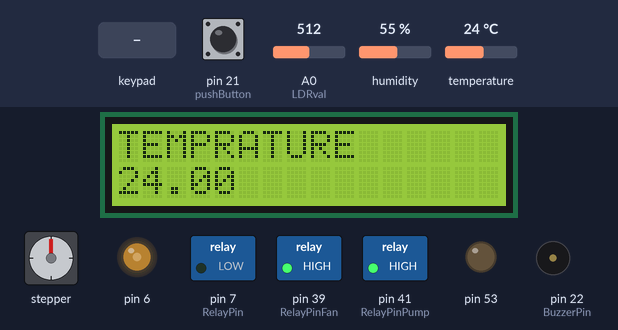
A sketch run on a simulated Arduino Mega 2560, built with avr-gcc and run on an emulated ATmega2560. Shown: stepper motor, 16×2 character LCD, switched loads named in the sketch (green lamp = pin HIGH), output pins drawn as LEDs (lit = HIGH), buzzer (waves = sounding, pin HIGH). Wiring (inferred from the names in the program): stepper motor driver (200 steps per turn assumed): step pin 8; direction pin 9. The test bench sets the inputs (shaded band); at power-on: humidity 55 %, A0 (LDRval) = 512, pin 21 (pushButton) LOW, temperature 24 °C. The local clock reads 2024-03-15 10:24:30 at power-on unless the sketch sets it; storage starts empty; what the sketch prints to the serial monitor is not drawn.

Above: at 1.2 s.
1.3 s: humidity set to 88 %
11.7 s: A0 (LDRval) set to 75
At 17.4 s:
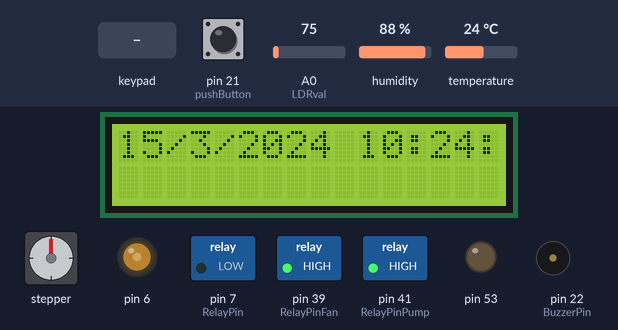
22.8 s: pin 21 (pushButton) pulled HIGH for 3 s
At 23.9 s:
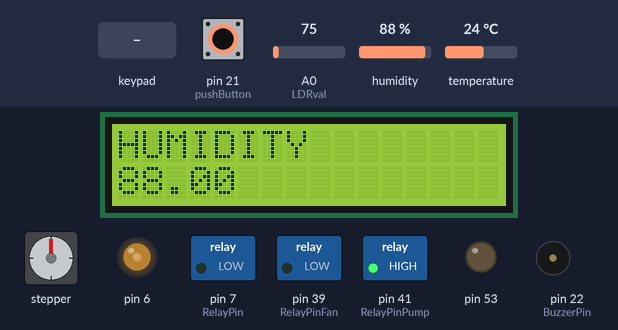
33.2 s: keypad keys 4 6 4 4 4 2 4 0 # pressed 1.5 s apart
At 33.7 s:
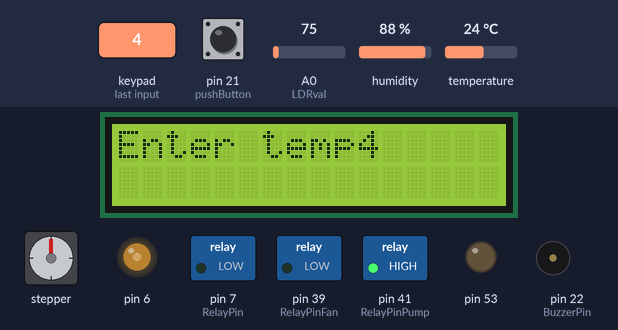
48.2 s: key '#' pressed
At 48.8 s:
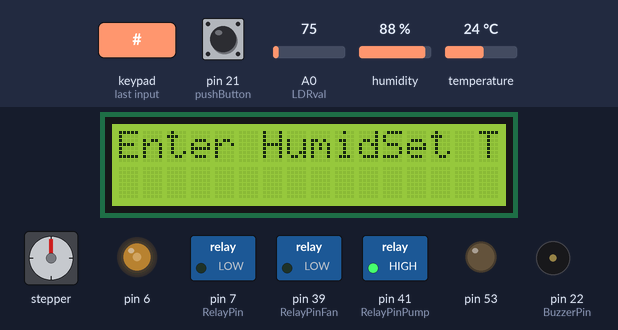
Timing chart, 0 to 51.2 s (numbered marks = the images above; inputs shaded):
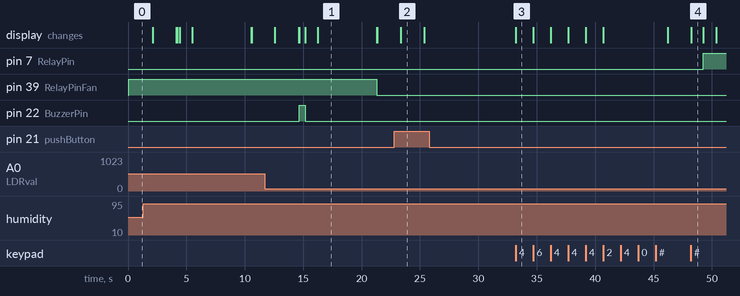

Measured:
- after the input at 11.7 s, pin 39 (RelayPinFan): HIGH → LOW after 9.6 s instead of 9.3 s; pin 22 (BuzzerPin): LOW → HIGH after 3.0 s, → LOW 0.50 s later
- after the input at 22.8 s, pin 22 (BuzzerPin): stays LOW (without the input it goes to HIGH after 2.6 s)
- after the input at 33.2 s, the display: changes at once (image 3)
- after the input at 48.2 s, pin 7 (RelayPin): LOW → HIGH after 1.1 s; the display: changes at once (image 4)
- what the display in image 1 shows lasts 5.1 s, from 16.2 s to 21.3 s
- what the display in image 2 shows lasts 2.1 s, from 23.3 s to 25.4 s
- what the display in image 4 shows lasts 1.1 s, from 48.2 s to 49.3 s

The sketch:

Code.ino
```cpp
   // LCD INITIALIZATION
   #include <dht.h>
   #include <LiquidCrystal.h>
   int Contrast=100;
   LiquidCrystal lcd(12, 11, 5, 4, 3, 2);
   #define dht_dpin A1 //no ; here. Set equal to channel sensor is on
   dht DHT;
   int Temp=0;
   int Humid=0;
   int MaxTempVal=37;
   int MaxHumidVal=85;
   int RelayPinFan=39;
   int RelayPinPump=41;
   int pushButton = 21;
   volatile byte state = LOW;


   // SD INITIALIZATION
   #include<SD.h>
   #include <SPI.h>

   const int cs = 53;
   File myFile;

   // MOTOR PINS INITILIZATION
   const int stepPin = 8;
   const int dirPin = 9;

   // BUZZER PIN INITILIZATION
   const int BuzzerPin =  22;

   // RELAY PIN INITILIZATION
   const int RelayPin =  7;

   // KEYPAD INITILIZATION
   #include <Keypad.h>
   const byte ROWS = 4; //four rows
   const byte COLS = 3; //three columns
   char keys[ROWS][COLS] = {
    {'1','2','3'},
    {'4','5','6'},
    {'7','8','9'},
    {'*','0','#'}
    };
    byte rowPins[ROWS] = {46, 44, 42, 40}; //connect to the row pinouts of the keypad
    byte colPins[COLS] = {38, 36, 34}; //connect to the column pinouts of the keypad
    Keypad keypad = Keypad( makeKeymap(keys), rowPins, colPins, ROWS, COLS );


    //DS1302 INITIALIZATION
    #include  <virtuabotixRTC.h>  //Library used
    virtuabotixRTC myRTC( 31, 29,27); //If you change the wiring change the pins here also


void setup() {
  //This is to set the time of clock
  // myRTC.setDS1302Time(30, 22, 10, 6,5, 5, 2018);  //Here you write your actual time/date as shown above
                                                   //but remember to "comment/remove" this function once you're done
                                                   //The setup is done only one time and the module will continue counting it automatically


  //Serail Monitor INITIALIZATION
  Serial.begin(9600);

  // LCD INITIALIZATION
   analogWrite(6,Contrast);
   lcd.begin(16, 2);

  // SD INITIALIZATION
  pinMode(53, OUTPUT);

  // SETTING MOTOR PINS AS OUTPUT
  pinMode(stepPin,OUTPUT);
  pinMode(dirPin,OUTPUT);

  // SETTING buzzer PIN AS OUTPUT
  pinMode(BuzzerPin,OUTPUT);

  // SETTING RELAY PIN AS OUTPUT
  pinMode(RelayPin,OUTPUT);
  pinMode(RelayPinFan, OUTPUT);
  pinMode(RelayPinPump, OUTPUT);
  digitalWrite(RelayPinFan, HIGH);
  digitalWrite(RelayPinPump, HIGH);
   pinMode(pushButton, INPUT);

  // see if the card is present
  if (!SD.begin(cs))
  {
    Serial.println("Card failed to initialize, or not present");

    return;
  }
  Serial.println("card initialized.");

  //Setting up keypad
  keypad.addEventListener(keypadEvent); // Add an event listener for this keypad


}


void loop() {

//Shows the values of DHT11 on LCD.
ShowingValLcd();

//Check from keypad.
CheckKeypad();

//Checking the sd card values.
SDCardVal();

//Checking LDR values, for Bulbs feed back
LDRval();

//Motor Rotate
MotorRotate();

//Clock Time checking
Clock();

//Clock Time checking
CheckHumidity();

//Getting Kepad key
char key = keypad.getKey();
  if (key) {
     Serial.println(key);
  }

}


////////////Shows the values of DHT11 on LCD.////////////////////////////////////
void ShowingValLcd()
{

    DHT.read11(dht_dpin);
    lcd.setCursor(0, 0);
    lcd.print( "TEMPRATURE");
    lcd.setCursor(0, 1);
    lcd.print(DHT.temperature);
    delay(2000);
    lcd.clear();

    lcd.setCursor(0, 0);
    lcd.print( "HUMIDITY");
    lcd.setCursor(0, 1);
    lcd.print(DHT.humidity);
    delay(2000);
    lcd.clear();
    //Setting temperature values
    Temp=DHT.temperature;
    Humid=DHT.humidity;

  }


//////////print time to Serial////////////////////////////////////////////////////////////
void Clock()
{
   // This allows for the update of variables for time or accessing the individual elements.
  myRTC.updateTime();

  // Start printing elements as individuals
  Serial.print("Current Date / Time: ");
  Serial.print(myRTC.dayofmonth);             //You can switch between day and month if you're using American system
  Serial.print("/");
  Serial.print(myRTC.month);
  Serial.print("/");
  Serial.print(myRTC.year);
  Serial.print(" ");
  Serial.print(myRTC.hours);
  Serial.print(":");
  Serial.print(myRTC.minutes);
  Serial.print(":");
  Serial.println(myRTC.seconds);

  // Delay so the program doesn't print non-stop
  delay(1000);

  lcd.clear();
  lcd.print(myRTC.dayofmonth);             //You can switch between day and month if you're using American system
  lcd.print("/");
  lcd.print(myRTC.month);
  lcd.print("/");
  lcd.print(myRTC.year);
  lcd.print(" ");
  lcd.print(myRTC.hours);
  lcd.print(":");
  lcd.print(myRTC.minutes);
  lcd.print(":");
  lcd.println(myRTC.seconds);
  delay(5000);

  int dcPump=0;
  if(myRTC.hours==11)
  {
   dcPump=1;
    }

    else if(myRTC.hours==12 && dcPump==1){
    Serial.println("This is the hour. Time to turn on DC PUMP");
    digitalWrite(RelayPinPump,LOW);
    delay(5000);
    digitalWrite(RelayPinPump,HIGH);
    dcPump=0;
      }
   else{
     Serial.println("NO need to turn on DC PUMP");
    digitalWrite(RelayPinPump,HIGH);
    }

  }


////////////////////Checking the sd card values.////////////////////////////////
void SDCardVal()
{
   if (SD.exists("example.txt")) {
    Serial.println("example.txt exists.");
    lcd.clear();
    lcd.print("Card working");

  } else {
    Serial.println("example.txt doesn't exist.");
  }


  myFile = SD.open("example.txt", FILE_WRITE);
  myFile.println("temperature");
  myFile.println(Temp);
  myFile.println("Humidity");
  myFile.println(Humid);
  myFile.close();

//  // re-open the file for reading:
//  myFile = SD.open("example.txt");
//  if (myFile) {
//    Serial.println("example.txt:");
//
//    // read from the file until there's nothing else in it:
//    Serial.println("READING");
//    while (myFile.available()) {
//
//      Serial.write(myFile.read());
//    }
//    Serial.println("############# End of reading SD card #################");
//    // close the file:
//    myFile.close();
//  } else {
//    // if the file didn't open, print an error:
//    Serial.println("error opening test.txt");
//  }

  }


//////////////////Checking LDR values, for Bulbs feed back////////////////////////////
void LDRval()
{

int LDR = analogRead(A0);
String stringOne = "LDR value: ";
String stringThree = stringOne + LDR;
Serial.println(stringThree);
stringOne = "Temperature value: ";
stringThree = stringOne + Temp;
Serial.println(stringThree);
stringOne = "Humidity value: ";
stringThree = stringOne + Humid;
Serial.println(stringThree);
lcd.clear();
lcd.print("LDR");
lcd.print(LDR);


if(Temp<MaxTempVal)
{
digitalWrite(RelayPin,LOW); //HERE BULB GETS ON
//digitalWrite(RelayPinFan,LOW); //HERE FAN GETS ON
if((LDR<120))
  {
    Serial.println("Bulb is fused");
     //Turn buzzer on
     Serial.println(LDR);
    digitalWrite(BuzzerPin,HIGH); //This will turn buzzer on
     delay(500);
    digitalWrite(BuzzerPin,LOW); //This will turn buzzer on
    lcd.clear();
    lcd.print("BULB FUSED");

    }
else if((LDR>120)) {
      Serial.println("Bulb is working good");
       //digitalWrite(BuzzerPin,LOW); //This will turn buzzer off
       //No buzzer on
      Serial.println(LDR);
      delay(200);
      lcd.clear();
      lcd.print("BULB WORKING");
      }
else{
         Serial.println("Nothing");
         delay(200);
     }
}

else{
  digitalWrite(RelayPin,HIGH);

  }

  }


  // Taking care of some special events of KeyPAD.
void keypadEvent(KeypadEvent key){
    switch (keypad.getState()){
    case PRESSED:
        if (key == '#') {
            Serial.println("HASH LONG CLICKED");

        }
        break;

    case RELEASED:
        if (key == '*') {
           Serial.println("STAR click Relaeased");
        }
        break;

    case HOLD:
        if (key == '*') {
            Serial.println("STAR click HOLD");
        }
        break;
    }
}


//////////////////MOTOR ROTATION CODE////////////////////////////
void MotorRotate(){
    //Rotating motor to 30 degree

    int ToRotate=0;
// //Rotating motor to 30 degree
//    digitalWrite(dirPin,HIGH); // On high anti-clockwise Enables the motor to move in a particular direction
//  // Makes 200 pulses for making one full cycle rotation
//  for(int x = 0; x < 250; x++) {
//    digitalWrite(stepPin,HIGH);
//    delayMicroseconds(500);
//    digitalWrite(stepPin,LOW);
//    delayMicroseconds(500);
//  }
//  delay(1000); // One second delay


//  digitalWrite(dirPin,LOW); //Changes the rotations direction
//  // Makes 400 pulses for making two full cycle rotation
//  for(int x = 0; x < 250; x++) {
//    digitalWrite(stepPin,HIGH);
//    delayMicroseconds(500);
//    digitalWrite(stepPin,LOW);
//    delayMicroseconds(500);
//  }
//  delay(1000);
if(myRTC.hours==6 || myRTC.hours ==13 || myRTC.hours|| 20)
{
 Serial.println("in next hour we have to rotate the motor. so setting up the variable");
 ToRotate=1;
  }
  if((myRTC.hours==7 && ToRotate==1)|| (myRTC.hours ==14 && ToRotate==1)|| (myRTC.hours==21&& ToRotate==1))
  {
  //Rotating motor to 30 degree
    lcd.clear();
    lcd.print("MOTOR ROTATING");
  //Go to 30 degree clockwise
  digitalWrite(dirPin,HIGH); // Enables the motor to move in a particular direction
  // Makes 200 pulses for making one full cycle rotation
  for(int x = 0; x < 180; x++) {
    digitalWrite(stepPin,HIGH);
    delayMicroseconds(2000);
    digitalWrite(stepPin,LOW);
    delayMicroseconds(2000);
  }
  delay(1000); // One second delay

  //Return back to zero degree
  digitalWrite(dirPin,LOW); //Changes the rotations direction
  // Makes 400 pulses for making two full cycle rotation
  for(int x = 0; x < 180; x++) {
    digitalWrite(stepPin,HIGH);
    delayMicroseconds(2000);
    digitalWrite(stepPin,LOW);
    delayMicroseconds(2000);
  }
  delay(1000);

  //Go 30 degree anticlockwise
    digitalWrite(dirPin,LOW); //Changes the rotations direction
  // Makes 400 pulses for making two full cycle rotation
  for(int x = 0; x < 180; x++) {
    digitalWrite(stepPin,HIGH);
    delayMicroseconds(2000);
    digitalWrite(stepPin,LOW);
    delayMicroseconds(2000);
  }
  delay(1000);

   //comeback to zero degrees
   digitalWrite(dirPin,HIGH); // Enables the motor to move in a particular direction
  // Makes 200 pulses for making one full cycle rotation
  for(int x = 0; x < 180; x++) {
    digitalWrite(stepPin,HIGH);
    delayMicroseconds(2000);
    digitalWrite(stepPin,LOW);
    delayMicroseconds(2000);
  }
  delay(1000); // One second delay

  ToRotate=2;
  }
      //Rotating motor to 180 degree
//    digitalWrite(dirPin,HIGH); // Enables the motor to move in a particular direction
//  // Makes 200 pulses for making one full cycle rotation
//  for(int x = 0; x < 1000; x++) {
//    digitalWrite(stepPin,HIGH);
//    delayMicroseconds(500);
//    digitalWrite(stepPin,LOW);
//    delayMicroseconds(500);
//  }
//  delay(1000); // One second delay
//
//
//    digitalWrite(dirPin,LOW); //Changes the rotations direction
//  // Makes 400 pulses for making two full cycle rotation
//  for(int x = 0; x < 1000; x++) {
//    digitalWrite(stepPin,HIGH);
//    delayMicroseconds(500);
//    digitalWrite(stepPin,LOW);
//    delayMicroseconds(500);
//  }
//  delay(1000);
  }

void CheckHumidity(){
  Serial.println("Checking humidity. to turn on fan if humidity above 85%");
  Serial.println(Humid);
  if(Humid>MaxHumidVal)
  {
    lcd.clear();
    lcd.print("Humid>85%");
    Serial.println("Humidity above 85 percent turn on Fan");
    digitalWrite(RelayPinFan,LOW);
    }

    else{
      lcd.clear();
    lcd.print("Humid<85%");
    Serial.println("Humidity below 85 percent turn OFF Fan");
    digitalWrite(RelayPinFan,HIGH);
      }
  }


void CheckKeypad() {
Serial.println("Write using keypad Temp value");
int num = 0;
int num1=0;
  int buttonState = digitalRead(pushButton);
  if(buttonState==HIGH){
    Serial.println("##### BUTTON IS HIGH So input keypad values #####");
    lcd.print("Enter temp");
    delay(2000);

   char key = keypad.getKey();
   while(key != '#')
   {
      switch (key)
      {
         case NO_KEY:
            break;

         case '0': case '1': case '2': case '3': case '4':
         case '5': case '6': case '7': case '8': case '9':
            lcd.print(key);
            num = num * 10 + (key - '0');
            break;

         case '*':
            num = 0;
            lcd.clear();
            break;
      }

      key = keypad.getKey();
   }

   Serial.println(num);
   lcd.print("Set Temp:");
   lcd.print(num);
   Serial.println(num);
   delay(1000);
   lcd.clear();
   MaxTempVal=num;

   //////////// SET HUMIDITY THROUGH KEYPAD //////////////////////////////

       lcd.print("Enter Humid");
    delay(2000);

   char key1 = keypad.getKey();
   while(key1 != '#')
   {
      switch (key1)
      {
         case NO_KEY:
            break;

         case '0': case '1': case '2': case '3': case '4':
         case '5': case '6': case '7': case '8': case '9':
            lcd.print(key1);
            num1 = num1 * 10 + (key1 - '0');
            break;

         case '*':
            num1 = 0;
            lcd.clear();
            break;
      }

      key1 = keypad.getKey();
   }

   Serial.println(num1);
   lcd.print("Set Temp:");
   lcd.print(num1);
   Serial.println(num1);
   delay(1000);
   lcd.clear();
   MaxHumidVal=num1;

    }
    else
    {
    Serial.println("##### BUTTON IS  LOWW #####");
    }


}
//////////////////////////////////////////////////////////////////////////////////////////
```
